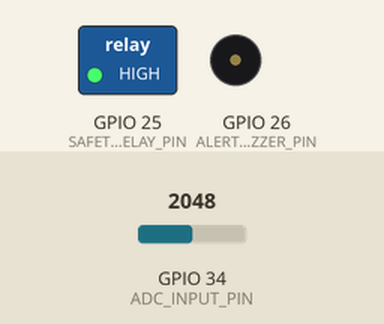
The program below on a simulated ESP32. Shown: switched loads named in the program (green lamp = pin HIGH), buzzer (waves = sounding, pin HIGH). Inputs (shaded band) come from the test bench; at power-on: GPIO 34 (ADC_INPUT_PIN) = 2048 (analog values on the 0–4095 scale). WiFi joins after 1.5 s; servers stay silent unless stated; no MQTT or app messages arrive unless stated; what the program prints to the serial monitor is not drawn.

Above: at 2.7 s.
2.8 s: GPIO 34 (ADC_INPUT_PIN) set to 2383
5.1 s: GPIO 34 (ADC_INPUT_PIN) set to 2474
At 6.7 s:
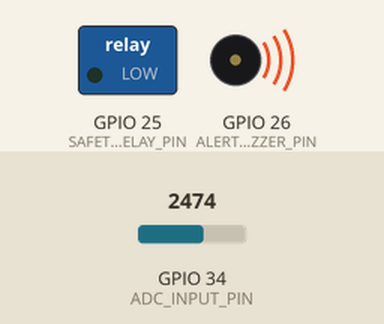
7.4 s: GPIO 34 (ADC_INPUT_PIN) set to 3452
9.1 s: GPIO 34 (ADC_INPUT_PIN) set to 3557
At 11.0 s:
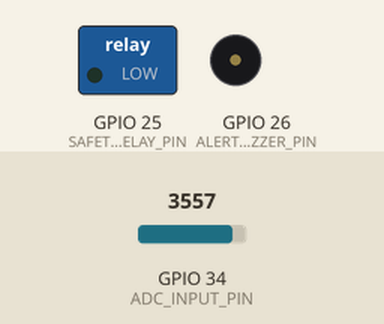
Timing chart, 0 to 12.4 s (numbered marks = the images above; inputs shaded):
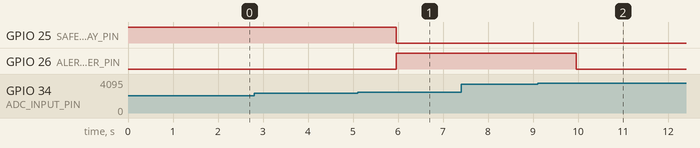

The program:

main.cpp
```cpp
#include <Arduino.h>
#include <WiFi.h>
#include <PubSubClient.h>

const char* WIFI_SSID     = "YOUR_WIFI_SSID";
const char* WIFI_PASSWORD = "YOUR_WIFI_PASSWORD";
const char* MQTT_BROKER   = "192.168.1.100";
const int   MQTT_PORT     = 1883;
const char* MQTT_TOPIC    = "home/energy/node1/telemetry";

const int ADC_INPUT_PIN    = 34;
const int SAFETY_RELAY_PIN = 25;
const int ALERT_BUZZER_PIN = 26;

const float INTERN_VREF       = 3.3;
const float TOTAL_ADC_STEPS   = 4095.0;
const float NOMINAL_VOLTAGE   = 230.0;
const float AMPS_PER_VOLT     = 50.0;
const float OVERCURRENT_LIMIT = 15.0;

unsigned long lastTelemetryTimestamp = 0;
double cumulativeWattHours = 0.0;
WiFiClient espWiFiClient;
PubSubClient mqttClient(espWiFiClient);

void initializeWiFi() {
    delay(10);
    WiFi.mode(WIFI_STA);
    WiFi.begin(WIFI_SSID, WIFI_PASSWORD);
    while (WiFi.status() != WL_CONNECTED) { delay(500); Serial.print("."); }
}

void enforceMQTTConnection() {
    while (!mqttClient.connected()) {
        if (mqttClient.connect("ESP32EnergyMonitorNode")) break;
        delay(5000);
    }
}

float calculateTrueRootMeanSquareCurrent() {
    long sampleSum = 0;
    int sampledPointsCount = 0;
    unsigned long samplingWindowStart = millis();
    while ((millis() - samplingWindowStart) < 400) {
        int rawAnalogSample = analogRead(ADC_INPUT_PIN);
        int normalizedSample = rawAnalogSample - 2048;
        sampleSum += (normalizedSample * normalizedSample);
        sampledPointsCount++;
        delayMicroseconds(250);
    }
    return (sqrt((float)sampleSum / (float)sampledPointsCount) / TOTAL_ADC_STEPS) * INTERN_VREF * AMPS_PER_VOLT;
}

void setup() {
    Serial.begin(115200);
    pinMode(SAFETY_RELAY_PIN, OUTPUT);
    pinMode(ALERT_BUZZER_PIN, OUTPUT);
    digitalWrite(SAFETY_RELAY_PIN, HIGH);
    analogReadResolution(12);
    initializeWiFi();
    mqttClient.setServer(MQTT_BROKER, MQTT_PORT);
}

void loop() {
    if (!mqttClient.connected()) enforceMQTTConnection();
    mqttClient.loop();
    unsigned long currentMillis = millis();
    if (currentMillis - lastTelemetryTimestamp >= 1000) {
        float rootMeanSquareCurrent = calculateTrueRootMeanSquareCurrent();
        if (rootMeanSquareCurrent < 0.08) rootMeanSquareCurrent = 0.0;
        float calculatedApparentPower = NOMINAL_VOLTAGE * rootMeanSquareCurrent;
        cumulativeWattHours += (calculatedApparentPower * (1.0 / 3600.0));
        bool overloadFlag = (rootMeanSquareCurrent >= OVERCURRENT_LIMIT);
        if (overloadFlag) { digitalWrite(SAFETY_RELAY_PIN, LOW); digitalWrite(ALERT_BUZZER_PIN, HIGH); }
        else { digitalWrite(ALERT_BUZZER_PIN, LOW); }

        char payload[256];
        snprintf(payload, sizeof(payload), "{\"voltage\":%.1f,\"current\":%.3f,\"power\":%.1f,\"energy_wh\":%.3f,\"overload\":%s}",
                 NOMINAL_VOLTAGE, rootMeanSquareCurrent, calculatedApparentPower, cumulativeWattHours, overloadFlag ? "true" : "false");
        Serial.println(payload);
        mqttClient.publish(MQTT_TOPIC, payload);
        lastTelemetryTimestamp = currentMillis;
    }
}
```

Measured:
- the behaviour switches between 2420 and 2421 on GPIO 34 (ADC_INPUT_PIN) (found by bisection; images 0 and 1)
- the behaviour switches between 3518 and 3519 on GPIO 34 (ADC_INPUT_PIN) (found by bisection; images 1 and 2)
- after the input at 2.8 s, every drawn part: stays the same
- after the input at 5.1 s, GPIO 25 (SAFETY_RELAY_PIN): HIGH → LOW after 0.86 s; GPIO 26 (ALERT_BUZZER_PIN): LOW → HIGH after 0.86 s
- after the input at 7.4 s, every drawn part: stays the same
- after the input at 9.1 s, GPIO 26 (ALERT_BUZZER_PIN): HIGH → LOW after 0.86 s
